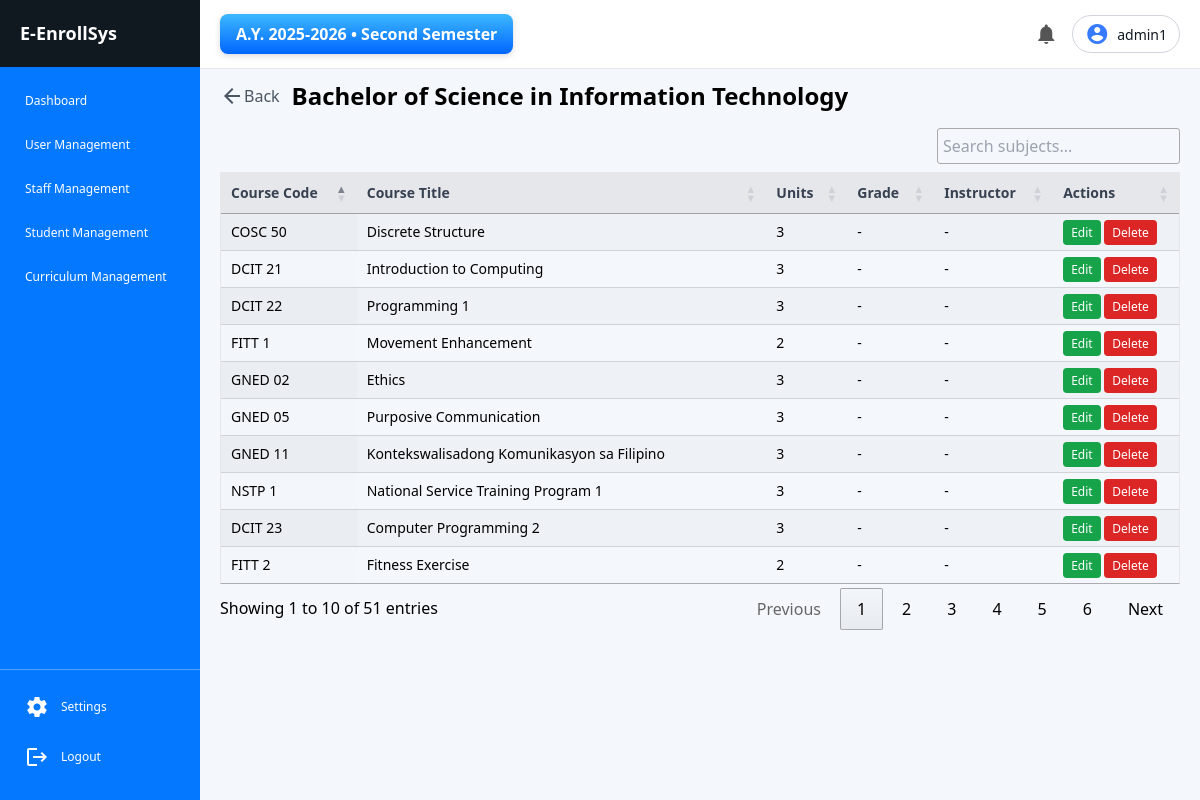
The app's page /registrar/curriculum_view.php?program_id=1 (signed in) with its own data.
### tables this page shows
CREATE TABLE `academic_terms` (
  `id` int(11) NOT NULL,
  `academic_year_id` int(11) DEFAULT NULL,
  `semester` enum('1','2','Mid') NOT NULL,
  `is_active` tinyint(1) DEFAULT 0,
  `created_at` timestamp NOT NULL DEFAULT current_timestamp(),
  `updated_at` timestamp NOT NULL DEFAULT current_timestamp() ON UPDATE current_timestamp(),
  `start_date` date DEFAULT NULL,
  `end_date` date DEFAULT NULL
);

CREATE TABLE `academic_years` (
  `id` int(11) NOT NULL,
  `year_label` varchar(20) NOT NULL,
  `start_date` date NOT NULL,
  `end_date` date NOT NULL,
  `is_active` tinyint(1) DEFAULT 0
);

CREATE TABLE `programs` (
  `programs_id` int(11) NOT NULL,
  `department_id` int(11) NOT NULL,
  `program_code` varchar(20) NOT NULL,
  `program_name` varchar(100) NOT NULL,
  `status` enum('active','inactive') DEFAULT 'active'
);

CREATE TABLE `program_curriculum` (
  `curriculum_id` int(11) NOT NULL,
  `program_id` int(11) NOT NULL,
  `subject_id` int(11) NOT NULL,
  `year_level` char(10) NOT NULL,
  `semester` enum('1st','2nd') DEFAULT NULL,
  `prerequisite_subject_id` int(11) DEFAULT NULL
);

CREATE TABLE `subjects` (
  `subject_id` int(11) NOT NULL,
  `subject_code` varchar(20) NOT NULL,
  `subject_description` varchar(150) NOT NULL,
  `units` int(11) NOT NULL
);

### includes/current_term.php (called while the page is built)
<?php
require_once "../config/db.php";
$sql = "
    SELECT
        at.id AS term_id,
        at.semester,
        at.start_date AS term_start,
        at.end_date AS term_end,
        ay.id AS academic_year_id,
        ay.year_label,
        ay.start_date AS ay_start,
        ay.end_date AS ay_end
    FROM academic_terms at
    INNER JOIN academic_years ay
        ON ay.id = at.academic_year_id
    WHERE at.is_active = 1
      AND ay.is_active = 1
    LIMIT 1
";
$result = $conn->query($sql);
$current_term = $result ? $result->fetch_assoc() : null;

### registrar/curriculum_view.php (the view, shortened to what this page needs)
<?php
require_once "../config/db.php";
$activePage = 'Checklist';
$role = $_SESSION['role'];
$is_student = ($role === 'student');
$student_id = $_SESSION['student_id'] ?? null;
if($is_student && $student_id){
    $res = $conn->prepare("SELECT program_id FROM students WHERE id = ?");
    $res->bind_param("i", $student_id);
    $res->execute();
    $prog_res = $res->get_result();
    if($prog_res->num_rows === 0) die("Student not found.");
    $program_data = $prog_res->fetch_assoc();
    $program_id = (int)$program_data['program_id'];
} else {
    $program_id = (int)$_GET['program_id'];
}
$programRes = $conn->prepare("SELECT program_name FROM programs WHERE programs_id=?");
$programRes->bind_param("i", $program_id);
$programRes->execute();
$programResult = $programRes->get_result();
$program = $programResult->fetch_assoc();
$sql = "
SELECT pc.curriculum_id, s.subject_code, s.subject_description, s.units,
       pc.year_level, pc.semester,
       g.grade, st.full_name AS instructor_name
FROM program_curriculum pc
JOIN subjects s ON pc.subject_id = s.subject_id
LEFT JOIN grades g ON g.curriculum_id = pc.curriculum_id AND g.student_id = ?
LEFT JOIN staff st ON g.instructor_id = st.staff_id
WHERE pc.program_id = ?
ORDER BY pc.year_level, pc.semester, s.subject_code
";
$stmt = $conn->prepare($sql);
$stmt->bind_param("ii", $student_id, $program_id);
$stmt->execute();
$result = $stmt->get_result();
$subjects = [];
while($row = $result->fetch_assoc()){
    $subjects[] = $row;
}
$main_content = '<div class="w-full">
    <div class="flex items-center mb-4 gap-3">
        <a href="curriculum.php" class="flex items-center text-gray-600 hover:text-gray-800">
            <span class="material-icons">arrow_back</span> Back
        </a>
        <h1 class="text-2xl font-bold">'.htmlspecialchars($program['program_name']).'</h1>
    </div>
    <table id="curriculumTable" class="display w-full text-sm table-auto border mb-4">
        <thead>
            <tr class="bg-gray-200 text-gray-700">
                <th>Year Level</th>
                <th>Semester</th>
                <th>Course Code</th>
                <th>Course Title</th>
                <th>Units</th>
                <th>Grade</th>
                <th>Instructor</th>';
if(!$is_student){
    $main_content .= '<th>Actions</th>';
}
$main_content .= '</tr></thead><tbody>';
foreach($subjects as $sub){
    $grade      = $sub['grade'] ?? '-';
    $instructor = $sub['instructor_name'] ?? '-';
    $main_content .= '<tr>
        <td>'.$sub['year_level'].'</td>
        <td>'.$sub['semester'].'</td>
        <td>'.$sub['subject_code'].'</td>
        <td>'.$sub['subject_description'].'</td>
        <td>'.$sub['units'].'</td>
        <td>'.$grade.'</td>
        <td>'.$instructor.'</td>';
    if(!$is_student){
        $main_content .= '<td>
            <a href="edit_subject.php?id='.$sub['curriculum_id'].'" class="px-2 py-1 text-white bg-green-600 rounded hover:bg-green-700 text-xs">Edit</a>
            <a href="delete_subject.php?id='.$sub['curriculum_id'].'" class="px-2 py-1 text-white bg-red-600 rounded hover:bg-red-700 text-xs" onclick="return confirm(\'Are you sure?\')">Delete</a>
        </td>';
    }
    $main_content .= '</tr>';
}
$main_content .= '</tbody></table></div>';
?>
<link rel="stylesheet" href="https://cdn.datatables.net/1.13.6/css/jquery.dataTables.min.css">
<link rel="stylesheet" href="https://cdn.datatables.net/rowgroup/1.3.1/css/rowGroup.dataTables.min.css">
<link rel="stylesheet" href="https://cdn.datatables.net/buttons/2.4.1/css/buttons.dataTables.min.css">
<?php include "../includes/template.php"; ?>

### includes/template.php (shortened to what this page needs)
<?php
require_once "../config/db.php";
require_once "../includes/current_term.php";
$activePage   = $activePage   ?? '';
$main_content = $main_content ?? '';
$username     = $_SESSION['username'] ?? 'User';
$semester_labels = [
    '1'   => 'First Semester',
    '2'   => 'Second Semester',
    'mid' => 'Midyear'
];
$semester_text = $semester_labels[$current_term['semester'] ?? ''] ?? '';
?>
<!DOCTYPE html>
<html lang="en">
<head>
    <script src="https://cdn.tailwindcss.com"></script>
    <link rel="stylesheet" href="../includes/style.css?v=999">
</head>
<body>
<div class="layout">
    <aside class="sidebar">
        <div class="sidebar-header">
            E-EnrollSys
        </div>
        <nav class="menu">
            <?php include "sidebar_items.php"; ?>
        </nav>
        <div class="sidebar-footer">
            <a href="../includes/settings.php" class="menu-item <?= ($activePage === 'Settings') ? 'active' : '' ?>">
                <span class="material-icons sidebar-icon">settings</span>
                Settings
            </a>
            <a href="../auth/login.php" class="menu-item">
                <span class="material-icons sidebar-icon">logout</span>
                Logout
            </a>
        </div>
    </aside>
    <main class="main">
        <header class="topbar">
            <div class="topbar-left">
                <div class="term-display">
                    <?= $current_term
                        ? "A.Y. {$current_term['year_label']} • {$semester_text}"
                        : "No active term"
                    ?>
                </div>
            </div>
            <div class="topbar-right">
                <span class="material-icons notification-icon">notifications</span>
                <div class="user-pill">
                    <span class="material-icons user-icon">account_circle</span>
                    <span class="username"><?= htmlspecialchars($username) ?></span>
                </div>
            </div>
        </header>
        <div class="content-area">
            <?= $main_content ?>
        </div>
    </main>
</div>
</body>
</html>

### includes/style.css (style rules this page uses)
* { margin: 0; padding: 0; box-sizing: border-box; font-family: "Segoe UI", sans-serif; }
body { background: #f4f7fb; }
.layout { display: flex; }
.sidebar { width: 200px; background: #0478FF; color: white; display: flex; flex-direction: column; position: fixed; top: 0; left: 0; height: 100vh; overflow-y: auto; z-index: 1000; }
.sidebar-header { background: #101820; padding: 20px; font-size: 18px; font-weight: 600; }
.menu { flex: 1; padding: 15px 10px; overflow-y: auto; }
.menu-item { display: block; padding: 10px 15px; color: white; text-decoration: none; font-size: 14px; border-radius: 10px; margin-bottom: 6px; transition: background 0.3s; }
.sidebar-footer { margin-top: auto; padding: 15px 10px; border-top: 1px solid rgba(255,255,255,0.3); font-size: 14px; }
.sidebar .menu-item, .sidebar .sidebar-footer a { display: flex; align-items: center; gap: 6px; font-size: 12px; }
.sidebar-icon { font-size: 16px; vertical-align: middle; margin-right: 6px; color: white; }
.main { margin-left: 200px; flex: 1; display: flex; flex-direction: column; }
.topbar { position: fixed; top: 0; left: 200px; right: 0; display: flex; justify-content: space-between; align-items: center; padding: 14px 20px; background-color: #ffffff; border-bottom: 1px solid #e5e7eb; z-index: 999; }
.content-area { margin-top: 60px; padding: 20px; }
.term-display { background: linear-gradient(180deg, #3db8ff, #0066ff); color: white; padding: 8px 16px; border-radius: 8px; font-size: 16px; font-weight: 600; box-shadow: 0 2px 6px rgba(0,0,0,0.15); }
.topbar-right { display: flex; align-items: center; gap: 14px; }
.notification-icon { font-size: 24px; cursor: pointer; color: #555; }
.user-pill { display: flex; align-items: center; gap: 8px; padding: 6px 12px; border: 1px solid #d1d5db; border-radius: 9999px; cursor: pointer; transition: background 0.2s; }
.user-icon { font-size: 28px; color: #367AFF; }
.username { font-size: 14px; font-weight: 500; color: #101820; }

### records on screen
academic_terms: academic_year.year_label "2025-2026", semester "Second Semester"
programs: program_name "Bachelor of Science in Information Technology"
program_curriculum: subject.subject_code "COSC 50", subject.subject_description "Discrete Structure", subject.units "3", grade "-", instructor "-"
program_curriculum: subject.subject_code "DCIT 21", subject.subject_description "Introduction to Computing", subject.units "3", grade "-", instructor "-"
program_curriculum: subject.subject_code "DCIT 22", subject.subject_description "Programming 1", subject.units "3", grade "-", instructor "-"
program_curriculum: subject.subject_code "FITT 1", subject.subject_description "Movement Enhancement", subject.units "2", grade "-", instructor "-"
program_curriculum: subject.subject_code "GNED 02", subject.subject_description "Ethics", subject.units "3", grade "-", instructor "-"
program_curriculum: subject.subject_code "GNED 05", subject.subject_description "Purposive Communication", subject.units "3", grade "-", instructor "-"
program_curriculum: subject.subject_code "GNED 11", subject.subject_description "Kontekswalisadong Komunikasyon sa Filipino", subject.units "3", grade "-", instructor "-"
program_curriculum: subject.subject_code "NSTP 1", subject.subject_description "National Service Training Program 1", subject.units "3", grade "-", instructor "-"
program_curriculum: subject.subject_code "DCIT 23", subject.subject_description "Computer Programming 2", subject.units "3", grade "-", instructor "-"
program_curriculum: subject.subject_code "FITT 2", subject.subject_description "Fitness Exercise", subject.units "2", grade "-", instructor "-"

### other values on screen
$name "Dashboard"
$name "User Management"
$name "Staff Management"
$name "Student Management"
$name "Curriculum Management"
$username "admin1"
